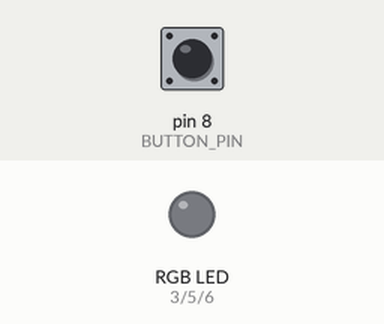
Simulated run of this sketch. Board: Arduino Uno, built with avr-gcc and run on an emulated ATmega328P. Shown: an RGB LED mixed from three pins (HIGH = lit). The test bench sets the inputs (shaded band); at power-on: pin 8 (BUTTON_PIN) LOW.

Above: at 1.2 s.
1.3 s: pin 8 (BUTTON_PIN) pulled HIGH for 0.15 s
At 1.45 s:
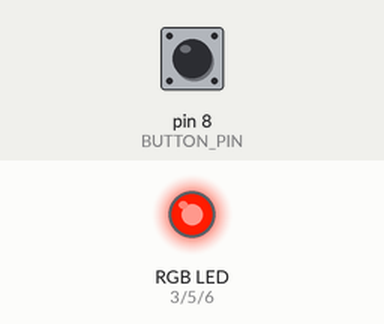
4.3 s: pin 8 (BUTTON_PIN) pulled HIGH for 1 s
At 5.4 s:
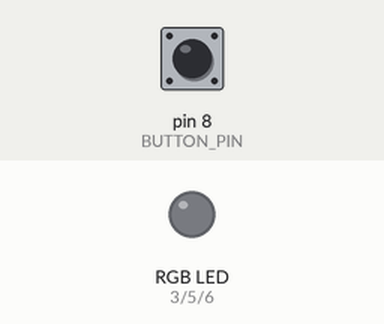
6.8 s: pin 8 (BUTTON_PIN) pulled HIGH for 0.15 s
At 6.95 s:
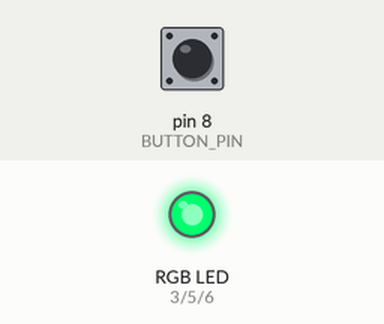
9.8 s: pin 8 (BUTTON_PIN) pulled HIGH for 3.2 s
At 10.9 s:
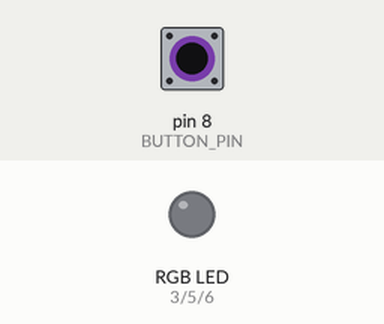
14.5 s: pin 8 (BUTTON_PIN) pulled HIGH for 0.15 s
At 14.65 s:
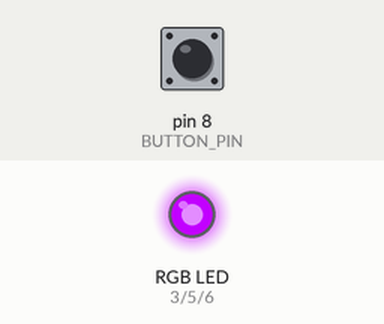
Timing chart, 0 to 18.5 s (numbered marks = the images above; inputs shaded):
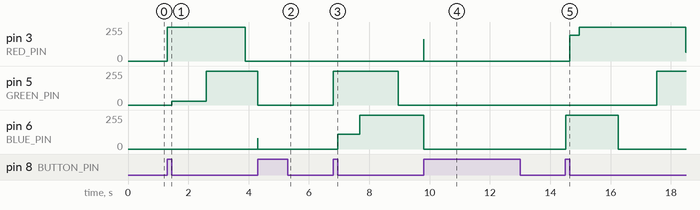

The sketch:

RGB_LED_with_button.ino
```cpp
const int RED_PIN = 3;
const int GREEN_PIN = 5;
const int BLUE_PIN = 6;
const int BUTTON_PIN = 8;

int red = 255;
int green = 0;
int blue = 0;
int stage = 1;
const int BRIGHTNESS = 255;

boolean lastButtonState = LOW;
boolean ledOn = LOW;

void setup() {
  pinMode(RED_PIN, OUTPUT);
  pinMode(GREEN_PIN, OUTPUT);
  pinMode(BLUE_PIN, OUTPUT);
  Serial.begin(9600);
}

boolean debounce(boolean lastState, int pin) {
  boolean currentState = digitalRead(pin);
  if (lastState != currentState) {
    delay(5);
    currentState = digitalRead(pin);
  }
  return currentState;
}

int changeValue(int value, boolean increment) {
  value = constrain((increment) ? value + 1 : value - 1, 0, BRIGHTNESS);
  return value;
}

void setLEDColor(int r, int g, int b) {
  analogWrite(RED_PIN, r);
  analogWrite(GREEN_PIN, g);
  analogWrite(BLUE_PIN, b);
}

void changeColors() {
  switch (stage) {
    case 1:
      green = changeValue(green, true);
      if (green == BRIGHTNESS) {
        stage++;
      }
      break;
    case 2:
      red = changeValue(red, false);
      if (red == 0) {
        stage++;
      }
      break;
    case 3:
      blue = changeValue(blue, true);
      if (blue == BRIGHTNESS) {
        stage++;
      }
      break;
    case 4:
      green = changeValue(green, false);
      if (green == 0) {
        stage++;
      }
      break;
    case 5:
      red = changeValue(red, true);
      if (red == BRIGHTNESS) {
        stage++;
      }
      break;
    case 6:
      blue = changeValue(blue, false);
      if (blue == 0) {
        stage = 1;
      }
      break;
  }
}

void loop() {
  boolean currentButtonState = debounce(lastButtonState, BUTTON_PIN);
  if (currentButtonState && !lastButtonState) {
    ledOn = !ledOn;
  }
  lastButtonState = currentButtonState;

  if (ledOn) {
    setLEDColor(red, green, blue);
    changeColors();
  } else {
    setLEDColor(0, 0, 0);
  }
  delay(5);
}
```

Measured:
- after the input at 1.3 s, pin 3 (RED_PIN): 0/255 → 255/255 at once, → 0/255 2.6 s later; pin 5 (GREEN_PIN): 0/255 → 28/255 after 0.15 s, → 255/255 1.1 s later; pin 6 (BLUE_PIN): 0/255 → 82/255 after 3.0 s
- after the input at 4.3 s, pin 3 (RED_PIN): stays 0/255 (without the input it goes to 68/255 after 2.5 s); pin 5 (GREEN_PIN): 255/255 → 0/255 after 0.01 s instead of 2.2 s; pin 6 (BLUE_PIN): 82/255 → 0/255 at once
- after the input at 6.8 s, pin 3 (RED_PIN): 0/255 → 165/255 after 3.0 s; pin 5 (GREEN_PIN): 0/255 → 255/255 at once, → 0/255 2.2 s later; pin 6 (BLUE_PIN): 0/255 → 111/255 after 0.15 s, → 255/255 0.73 s later
- after the input at 9.8 s, pin 5 (GREEN_PIN): stays 0/255 (without the input it goes to 255/255 after 3.0 s)
- after the input at 14.5 s, pin 3 (RED_PIN): 0/255 → 194/255 after 0.15 s, → 255/255 0.31 s later, → 64/255 3.5 s later; pin 5 (GREEN_PIN): 0/255 → 255/255 after 3.0 s; pin 6 (BLUE_PIN): 0/255 → 255/255 at once, → 0/255 1.7 s later
